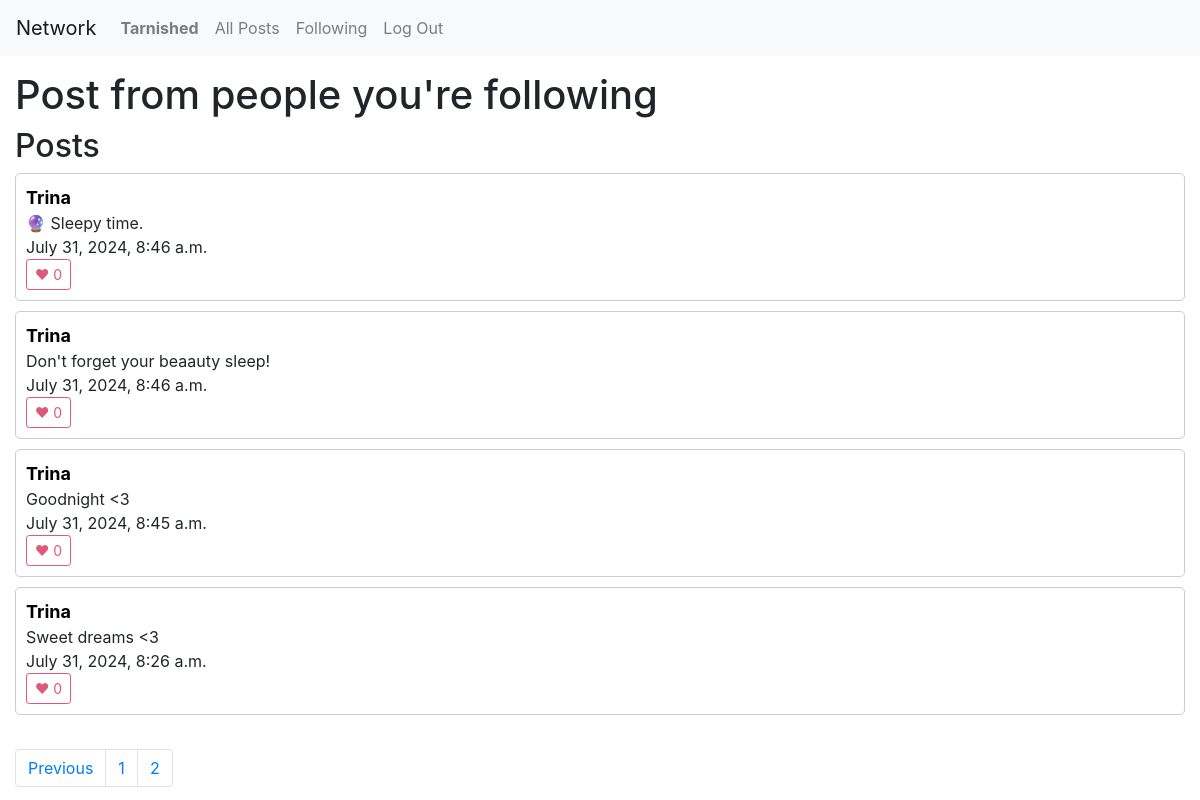
The page /following/2 (signed in) on the database its author committed.
### network/models.py (models this page shows, shortened)
class User(AbstractUser):
    followers = models.ManyToManyField('self', related_name="following", null=True)
    following = models.ManyToManyField('self', related_name="followers",null=True)
    def __str__(self):
        return self.username

class Post(models.Model):
    user = models.ForeignKey("User", on_delete=models.CASCADE, related_name="posts")
    content = models.TextField(blank=True)
    timestamp = models.DateTimeField(auto_now_add=True)
    likes = models.IntegerField(default=0)
    likes_users = models.ManyToManyField("User", related_name="likes", null=True)

### network/views.py (the view)
# urls.py: path("following/<int:page_num>", views.following, name="following"),
def following(request, page_num):
    following = User.objects.filter(followers=request.user)
    following = Post.objects.filter(user__in=following)
    posts = following.order_by("-timestamp").all()
    p = Paginator(posts, 10)
    page_obj = p.get_page(page_num)
    prev_page = None
    has_prev_page = False
    if page_obj.has_previous():
        prev_page = page_obj.previous_page_number()
        has_prev_page = True
    next_page = None
    has_next_page = False
    if page_obj.has_next():
        next_page = page_obj.next_page_number()
        has_next_page = True
    return render(request, 'network/following.html', {
        "username":request.user,
        "posts": page_obj,
        "pages": p,
        "prev_page": prev_page,
        "has_prev_page": has_prev_page,
        "next_page": next_page,
        "has_next_page": has_next_page,
    })

### network/templates/network/following.html (shortened to what this page needs)
{% extends "network/layout.html" %}
{% load static %}
{% block body %}
    <h1>Post from people you're following</h1>
    <h2>Posts</h2>
    {% for post in posts %}
    <div id="post-container">
        <a href="{% url 'user' post.user.username 1 %}" class="username-link">{{ post.user.username }}</a><br>
        {{ post.content }} <br>
        {{ post.timestamp }} <br>
        <button id="like-{{ post.id }}" onclick="toggle_like({{ post.id }})" class="like-btn">♥ {{ post.likes_users.count }}</button>
    </div>
    {% endfor %}
    <br>
    <nav aria-label="Page navigation example">
        <ul class="pagination">
            {% if has_prev_page %}
                <li class="page-item"><a class="page-link" href="{% url 'following' prev_page%}">Previous</a></li>
            {% endif %}
          {% for page in pages %}
            <li class="page-item"><a class="page-link"  href="{% url 'following' page.number%}">{{ page.number }}</a></li>
          {% endfor %}
        </ul>
      </nav>
{% endblock %}

### network/templates/network/layout.html (shortened to what this page needs)
{% load static %}
<!DOCTYPE html>
<html lang="en">
    <head>
        <link rel="stylesheet" href="https://stackpath.bootstrapcdn.com/bootstrap/4.4.1/css/bootstrap.min.css">
        <link href="{% static 'network/styles.css' %}" rel="stylesheet">
    </head>
    <body>
        <nav class="navbar navbar-expand-lg navbar-light bg-light">
            <a class="navbar-brand" href="#">Network</a>
            <div>
              <ul class="navbar-nav mr-auto">
                {% if user.is_authenticated %}
                    <li class="nav-item">
                        <a id="nav-username" class="nav-link" href="{% url 'user' user.username 1 %}"><strong>{{ user.username }}</strong></a>
                    </li>
                {% endif %}
                <li class="nav-item">
                  <a class="nav-link" href="{% url 'index' %}">All Posts</a>
                </li>
                {% if user.is_authenticated %}
                    <li class="nav-item">
                        <a class="nav-link" href="{% url 'following' 1%}">Following</a>
                    </li>
                    <li class="nav-item">
                        <a class="nav-link" href="{% url 'logout' %}">Log Out</a>
                    </li>
                {% endif %}
              </ul>
            </div>
          </nav>
        <div class="body">
            {% block body %}
            {% endblock %}
        </div>
    </body>
</html>

### network/static/network/styles.css (style rules this page uses)
.body { margin:15px; }
#post-container { align-items: center; border: 1px solid #ccc; padding: 10px; margin-bottom: 10px; border-radius: 5px; }
.username-link { color:black; font-weight: bold; font-size: large; }
.like-btn { display: inline-block; font-weight: 400; text-align: center; vertical-align: middle; user-select: none; background-color: transparent; border: 1px solid transparent; transition: color .15s ease-in-out,background-color .15s ease-in-out,border-color .15s ease-in-out,box-shadow .15s ease-in-out; padding: .25rem .5rem; font-size: .875rem; line-height: 1.5; border-radius: .2rem; color: #de5877; border-color: #de5877; }

### rows shown on the page
User: username "Tarnished"
Post: user.username "Trina", content "🔮 Sleepy time.", timestamp "July 31, 2024, 8:46 a.m.", likes_users.count "0"
Post: user.username "Trina", content "Don't forget your beaauty sleep!", timestamp "July 31, 2024, 8:46 a.m.", likes_users.count "0"
Post: user.username "Trina", content "Goodnight <3", timestamp "July 31, 2024, 8:45 a.m.", likes_users.count "0"
Post: user.username "Trina", content "Sweet dreams <3", timestamp "July 31, 2024, 8:26 a.m.", likes_users.count "0"

### other values the page prints
{{ page.number }} "1" "2"
